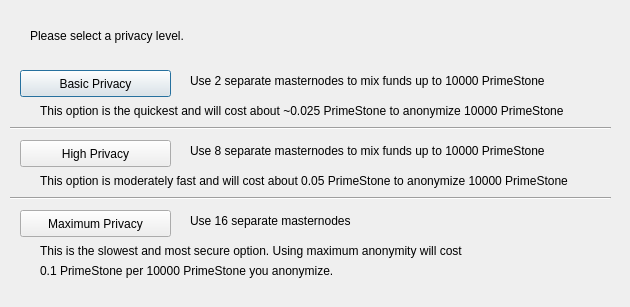
<?xml version="1.0" encoding="UTF-8"?>
<ui version="4.0">
 <class>ObfuscationConfig</class>
 <widget class="QDialog" name="ObfuscationConfig">
  <property name="geometry">
   <rect>
    <x>0</x>
    <y>0</y>
    <width>630</width>
    <height>307</height>
   </rect>
  </property>
  <property name="windowTitle">
   <string>Configure Obfuscation</string>
  </property>
  <widget class="QPushButton" name="buttonBasic">
   <property name="geometry">
    <rect>
     <x>20</x>
     <y>70</y>
     <width>151</width>
     <height>27</height>
    </rect>
   </property>
   <property name="text">
    <string>Basic Privacy</string>
   </property>
  </widget>
  <widget class="QPushButton" name="buttonHigh">
   <property name="geometry">
    <rect>
     <x>20</x>
     <y>140</y>
     <width>151</width>
     <height>27</height>
    </rect>
   </property>
   <property name="text">
    <string>High Privacy</string>
   </property>
  </widget>
  <widget class="QPushButton" name="buttonMax">
   <property name="geometry">
    <rect>
     <x>20</x>
     <y>210</y>
     <width>151</width>
     <height>27</height>
    </rect>
   </property>
   <property name="text">
    <string>Maximum Privacy</string>
   </property>
  </widget>
  <widget class="QLabel" name="label">
   <property name="geometry">
    <rect>
     <x>30</x>
     <y>20</y>
     <width>571</width>
     <height>31</height>
    </rect>
   </property>
   <property name="text">
    <string>Please select a privacy level.</string>
   </property>
  </widget>
  <widget class="QLabel" name="label_2">
   <property name="geometry">
    <rect>
     <x>190</x>
     <y>70</y>
     <width>421</width>
     <height>21</height>
    </rect>
   </property>
   <property name="text">
    <string>Use 2 separate masternodes to mix funds up to 10000 PrimeStone</string>
   </property>
  </widget>
  <widget class="QLabel" name="label_3">
   <property name="geometry">
    <rect>
     <x>190</x>
     <y>140</y>
     <width>411</width>
     <height>21</height>
    </rect>
   </property>
   <property name="text">
    <string>Use 8 separate masternodes to mix funds up to 10000 PrimeStone</string>
   </property>
  </widget>
  <widget class="QLabel" name="label_4">
   <property name="geometry">
    <rect>
     <x>190</x>
     <y>210</y>
     <width>421</width>
     <height>21</height>
    </rect>
   </property>
   <property name="text">
    <string>Use 16 separate masternodes</string>
   </property>
  </widget>
  <widget class="QLabel" name="label_6">
   <property name="geometry">
    <rect>
     <x>40</x>
     <y>100</y>
     <width>561</width>
     <height>21</height>
    </rect>
   </property>
   <property name="text">
    <string>This option is the quickest and will cost about ~0.025 PrimeStone to anonymize 10000 PrimeStone</string>
   </property>
  </widget>
  <widget class="QLabel" name="label_7">
   <property name="geometry">
    <rect>
     <x>40</x>
     <y>170</y>
     <width>561</width>
     <height>21</height>
    </rect>
   </property>
   <property name="text">
    <string>This option is moderately fast and will cost about 0.05 PrimeStone to anonymize 10000 PrimeStone</string>
   </property>
  </widget>
  <widget class="QLabel" name="label_8">
   <property name="geometry">
    <rect>
     <x>40</x>
     <y>240</y>
     <width>561</width>
     <height>21</height>
    </rect>
   </property>
   <property name="text">
    <string>This is the slowest and most secure option. Using maximum anonymity will cost</string>
   </property>
  </widget>
  <widget class="QLabel" name="label_9">
   <property name="geometry">
    <rect>
     <x>40</x>
     <y>260</y>
     <width>561</width>
     <height>21</height>
    </rect>
   </property>
   <property name="text">
    <string>0.1 PrimeStone per 10000 PrimeStone you anonymize.</string>
   </property>
  </widget>
  <widget class="Line" name="line">
   <property name="geometry">
    <rect>
     <x>10</x>
     <y>120</y>
     <width>601</width>
     <height>16</height>
    </rect>
   </property>
   <property name="orientation">
    <enum>Qt::Horizontal</enum>
   </property>
  </widget>
  <widget class="Line" name="line_2">
   <property name="geometry">
    <rect>
     <x>10</x>
     <y>190</y>
     <width>601</width>
     <height>16</height>
    </rect>
   </property>
   <property name="orientation">
    <enum>Qt::Horizontal</enum>
   </property>
  </widget>
 </widget>
 <resources/>
 <connections/>
</ui>
